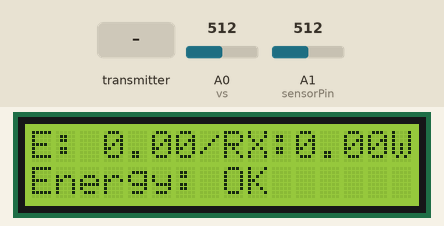
This sketch was run on a simulated Arduino Uno, built with avr-gcc and run on an emulated ATmega328P. On the bench: 16×2 character LCD. The inputs (shaded band) are chosen by the test bench; at power-on: A1 (sensorPin) = 512, A0 (vs) = 512. No radio packets arrive unless stated; what the sketch prints to the serial monitor is not drawn.

Above: at 1.2 s.
1.3 s: the transmitter starts sending energy = 25
At 2.9 s:
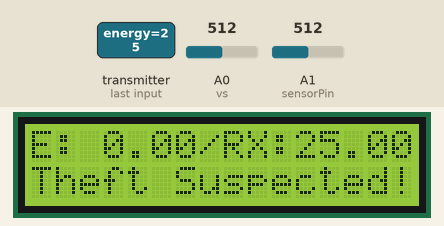
3.2 s: A1 (sensorPin) set to 518
6.2 s: the transmitter starts sending energy = 100
At 7.0 s:
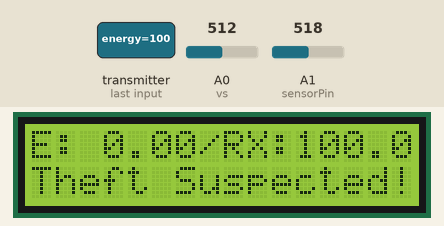
8.1 s: the transmitter starts sending energy = 0
At 9.4 s:
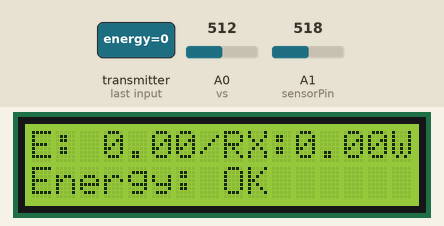
10.0 s: A1 (sensorPin) set to 716
At 11.1 s:
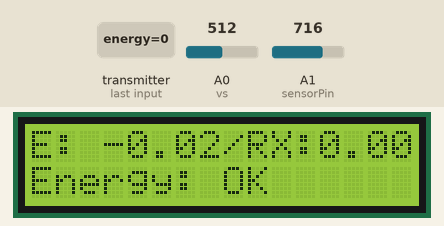
13.0 s: A0 (vs) set to 760
At 14.8 s:
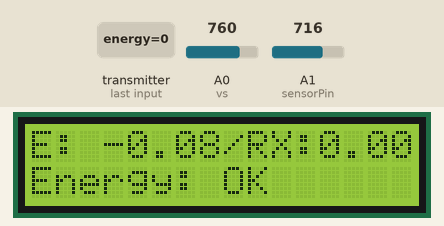
16.0 s: A0 (vs) set to 782
At 17.8 s:
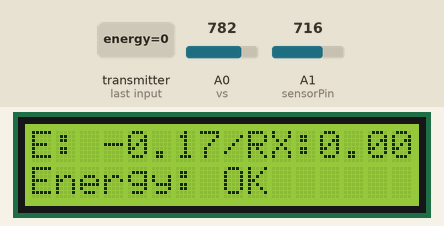
Timing chart, 0 to 19.3 s (numbered marks = the images above; inputs shaded):
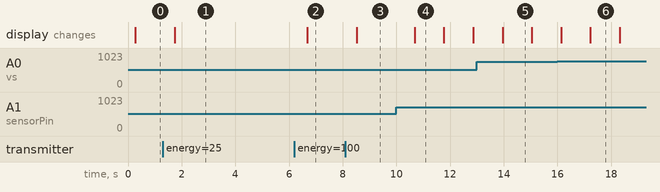

Measured:
- after the input at 1.3 s, the display: changes after 0.45 s (image 1)
- after the input at 3.2 s, every drawn part: stays the same
- after the input at 6.2 s, the display: changes after 0.49 s (image 2)
- after the input at 8.1 s, the display: changes after 0.41 s (image 3)
- after the input at 10.0 s, the display: changes after 0.68 s (image 4)
- what the display in image 4 shows lasts 1.1 s, from 10.7 s to 11.8 s

The sketch:

master.ino
```cpp
#include <Wire.h>
#include <LiquidCrystal_I2C.h>
#include <SPI.h>
#include <nRF24L01.h>
#include <RF24.h>
// LCD Setup
LiquidCrystal_I2C lcd(0x27, 16, 2); // I2C address 0x27 or 0x3F
// nRF24L01 Setup
RF24 radio(7, 8);             // CE=7, CSN=8 pins
const byte address[6] = "00001";   // Address to listen to
// Voltage Sensor Setup
const int vs = A0;
float vo;
float vsv;
const float factor = 4.992;
const float vcc = 5.07;
// Sensor Variables
int c;
long current;
float power, volt;
// Energy Variables
float localEnergy = 0.0;          // Local energy in watt-hours
unsigned long previousMillis = 0;
const float timeInterval = 1.0 / 3600.0; // Time interval in hours (1 second)
// Structure to receive sensor data
struct SensorData {
  float voltage;
  float current;
  float power;
  float energy;
};
SensorData remoteData;  // Data from transmitter
SensorData localData;   // Data collected locally
// Threshold for energy difference to flag theft
const float energyThreshold = 1.0;  // 1 Wh tolerance for mismatch

const int sensorPin = A1; // Analog pin connected to sensor
const float sensitivity = 0.185; // Sensitivity for 5A version in V/A
const int numSamples = 100; // Number of samples for averaging

void setup() {
  lcd.init();
  lcd.backlight();
  Serial.begin(9600);
  radio.begin();
  radio.openReadingPipe(1, address);
  radio.setPALevel(RF24_PA_MIN);
  radio.startListening();
}
void loop() {
  // Receive data from the transmitter
  if (radio.available()) {
    radio.read(&remoteData, sizeof(remoteData));
    // Print received data
    Serial.println("\n--- Remote Data Received ---");
    printData("Remote", remoteData);
  }
  // Read local sensor data
  readLocalSensorData();
  // Compare energy values for theft detection
  compareEnergy(remoteData.energy, localEnergy);
  // Display local and remote energy data on LCD
  displayDataOnLCD();
}
// Function to read local sensor data
void readLocalSensorData() {
  // current = 0;
  // for (int i = 0; i < 200; i++) {
  //   c = analogRead(A1); // Read current sensor
  //   current += c;
  //   delay(1);
  // }
  // // Convert to actual current value
  // current = ((current / 200.0) - 534);
  // if (current < 1) current = 0;
  // current *= 7;
  float voltage1 = 0;
  float current = 0;

  // Take multiple samples and average them
  for (int i = 0; i < numSamples; i++) {
    voltage1 += analogRead(sensorPin) * (5.0 / 1023.0); // Convert analog reading to voltage
    delay(1);
  }
  voltage1 /= numSamples;

  // ACS712 outputs 2.5V at 0A, subtract this offset
  float offsetVoltage = 2.5;
  float voltageDifference = voltage1 - offsetVoltage;

  // Calculate current
  current = -((voltageDifference / sensitivity)-0.150);


  // Read voltage sensor
  vsv = analogRead(vs);
  vo = (vsv / 1024.0) * vcc;
  volt = vo * factor;
  // Populate structure with local data
  localData.voltage = volt;
  localData.current = current;
  localData.power = (localData.voltage * localData.current);
  // Calculate local energy consumption over time
  unsigned long currentMillis = millis();
  if (currentMillis - previousMillis >= 1000) {
    localEnergy += (localData.power * timeInterval);
    localData.energy = localEnergy;
    previousMillis = currentMillis;
  }
  // Print local data to Serial Monitor
  Serial.println("\n--- Local Data Collected ---");
  printData("Local", localData);
}
// Function to compare energy data and detect theft
void compareEnergy(float remoteEnergy, float localEnergy) {
  float energyDiff = abs(remoteEnergy - localEnergy);

  if (energyDiff > energyThreshold) {
    Serial.print("Energy Mismatch Detected: ");
    Serial.print(energyDiff, 2);
    Serial.println(" Wh");
    lcd.setCursor(0, 1);
    lcd.print("Theft Suspected! ");
  } else {
    lcd.setCursor(0, 1);
    lcd.print("Energy: OK           ");
  }
}
// Function to display local and remote data on LCD
void displayDataOnLCD() {
  lcd.setCursor(0, 0);
  lcd.print("E: ");
  lcd.print(localEnergy, 2);
  lcd.print("/RX:");
  lcd.print(remoteData.energy, 2);
  lcd.print("Wh ");
}
// Function to print sensor data to Serial Monitor
void printData(String source, SensorData data) {
  Serial.print(source);
  Serial.print(" -> Voltage: ");
  Serial.print(data.voltage, 2);
  Serial.print(" V, Current: ");
  Serial.print(data.current, 2);
  Serial.print(" A, Power: ");
  Serial.print(data.power, 2);
  Serial.print(" W, Energy: ");
  Serial.print(data.energy, 2);
  Serial.println(" Wh");
}
```
